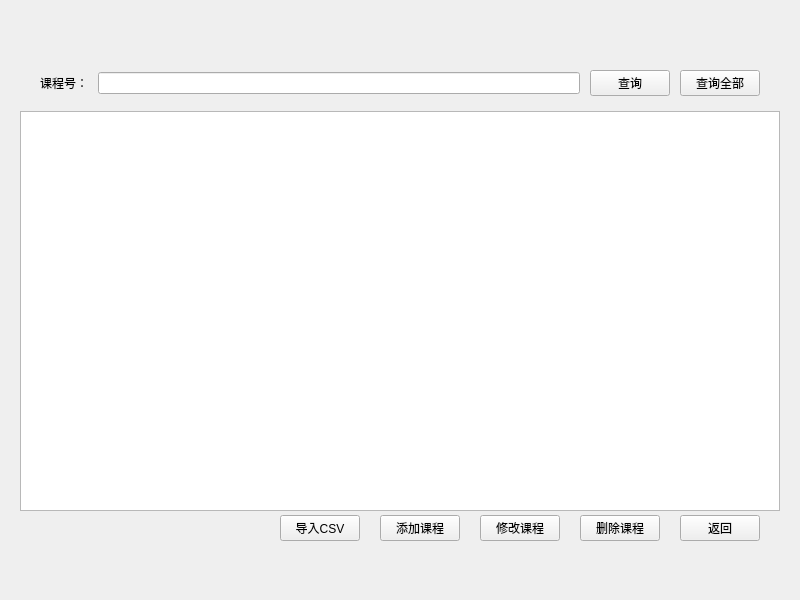
<?xml version="1.0" encoding="UTF-8"?>
<ui version="4.0">
 <class>CourseManage</class>
 <widget class="QWidget" name="CourseManage">
  <property name="geometry">
   <rect>
    <x>0</x>
    <y>0</y>
    <width>800</width>
    <height>600</height>
   </rect>
  </property>
  <property name="minimumSize">
   <size>
    <width>800</width>
    <height>600</height>
   </size>
  </property>
  <property name="windowTitle">
   <string>Form</string>
  </property>
  <widget class="QWidget" name="">
   <property name="geometry">
    <rect>
     <x>10</x>
     <y>40</y>
     <width>780</width>
     <height>531</height>
    </rect>
   </property>
   <layout class="QVBoxLayout" name="verticalLayout">
    <property name="spacing">
     <number>15</number>
    </property>
    <property name="leftMargin">
     <number>10</number>
    </property>
    <property name="topMargin">
     <number>10</number>
    </property>
    <property name="rightMargin">
     <number>10</number>
    </property>
    <property name="bottomMargin">
     <number>10</number>
    </property>
    <item>
     <layout class="QHBoxLayout" name="horizontalLayout">
      <property name="spacing">
       <number>10</number>
      </property>
      <property name="leftMargin">
       <number>20</number>
      </property>
      <property name="topMargin">
       <number>20</number>
      </property>
      <property name="rightMargin">
       <number>20</number>
      </property>
      <property name="bottomMargin">
       <number>0</number>
      </property>
      <item>
       <widget class="QLabel" name="labelIed">
        <property name="sizePolicy">
         <sizepolicy hsizetype="Preferred" vsizetype="Fixed">
          <horstretch>0</horstretch>
          <verstretch>0</verstretch>
         </sizepolicy>
        </property>
        <property name="text">
         <string>课程号：</string>
        </property>
       </widget>
      </item>
      <item>
       <widget class="QLineEdit" name="lineEditId"/>
      </item>
      <item>
       <widget class="QPushButton" name="btnQuery">
        <property name="sizePolicy">
         <sizepolicy hsizetype="Fixed" vsizetype="Fixed">
          <horstretch>0</horstretch>
          <verstretch>0</verstretch>
         </sizepolicy>
        </property>
        <property name="text">
         <string>查询</string>
        </property>
       </widget>
      </item>
      <item>
       <widget class="QPushButton" name="btnShowAll">
        <property name="sizePolicy">
         <sizepolicy hsizetype="Fixed" vsizetype="Fixed">
          <horstretch>0</horstretch>
          <verstretch>0</verstretch>
         </sizepolicy>
        </property>
        <property name="text">
         <string>查询全部</string>
        </property>
       </widget>
      </item>
     </layout>
    </item>
    <item>
     <widget class="QTableView" name="tableView">
      <property name="minimumSize">
       <size>
        <width>760</width>
        <height>400</height>
       </size>
      </property>
      <property name="alternatingRowColors">
       <bool>true</bool>
      </property>
      <property name="selectionMode">
       <enum>QAbstractItemView::SelectionMode::SingleSelection</enum>
      </property>
      <property name="selectionBehavior">
       <enum>QAbstractItemView::SelectionBehavior::SelectRows</enum>
      </property>
     </widget>
    </item>
    <item>
     <layout class="QHBoxLayout" name="horizontalLayout_2">
      <property name="spacing">
       <number>20</number>
      </property>
      <property name="rightMargin">
       <number>20</number>
      </property>
      <property name="bottomMargin">
       <number>20</number>
      </property>
      <item>
       <spacer name="horizontalSpacer">
        <property name="orientation">
         <enum>Qt::Orientation::Horizontal</enum>
        </property>
        <property name="sizeHint" stdset="0">
         <size>
          <width>40</width>
          <height>20</height>
         </size>
        </property>
       </spacer>
      </item>
      <item>
       <widget class="QPushButton" name="btnImport">
        <property name="text">
         <string>导入CSV</string>
        </property>
       </widget>
      </item>
      <item>
       <widget class="QPushButton" name="btnAdd">
        <property name="sizePolicy">
         <sizepolicy hsizetype="Fixed" vsizetype="Fixed">
          <horstretch>0</horstretch>
          <verstretch>0</verstretch>
         </sizepolicy>
        </property>
        <property name="text">
         <string>添加课程</string>
        </property>
       </widget>
      </item>
      <item>
       <widget class="QPushButton" name="btnEdit">
        <property name="text">
         <string>修改课程</string>
        </property>
       </widget>
      </item>
      <item>
       <widget class="QPushButton" name="btnDelete">
        <property name="sizePolicy">
         <sizepolicy hsizetype="Fixed" vsizetype="Fixed">
          <horstretch>0</horstretch>
          <verstretch>0</verstretch>
         </sizepolicy>
        </property>
        <property name="text">
         <string>删除课程</string>
        </property>
       </widget>
      </item>
      <item>
       <widget class="QPushButton" name="btnBack">
        <property name="sizePolicy">
         <sizepolicy hsizetype="Fixed" vsizetype="Fixed">
          <horstretch>0</horstretch>
          <verstretch>0</verstretch>
         </sizepolicy>
        </property>
        <property name="text">
         <string>返回</string>
        </property>
       </widget>
      </item>
     </layout>
    </item>
   </layout>
  </widget>
 </widget>
 <resources/>
 <connections/>
</ui>
